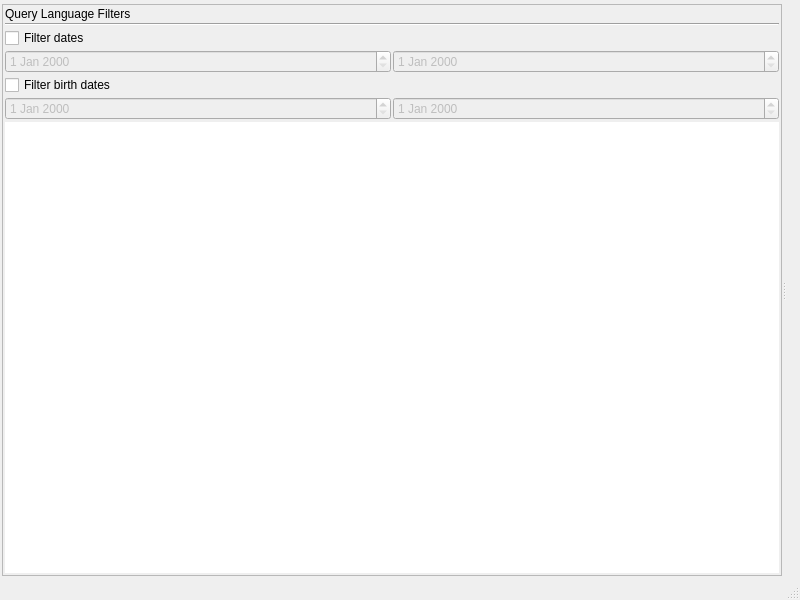
<?xml version="1.0" encoding="UTF-8"?>
<ui version="4.0">
 <class>RclMainBase</class>
 <widget class="QMainWindow" name="RclMainBase">
  <property name="geometry">
   <rect>
    <x>0</x>
    <y>0</y>
    <width>800</width>
    <height>600</height>
   </rect>
  </property>
  <property name="sizePolicy">
   <sizepolicy hsizetype="Preferred" vsizetype="Minimum">
    <horstretch>0</horstretch>
    <verstretch>0</verstretch>
   </sizepolicy>
  </property>
  <property name="windowTitle">
   <string>Recoll</string>
  </property>
  <widget class="QWidget" name="centralwidget">
   <layout class="QGridLayout" name="gridLayout">
    <item row="0" column="0">
     <layout class="QVBoxLayout" name="verticalLayout">
      <item>
       <widget class="SSearch" name="sSearch" native="true">
        <property name="sizePolicy">
         <sizepolicy hsizetype="Expanding" vsizetype="Fixed">
          <horstretch>0</horstretch>
          <verstretch>0</verstretch>
         </sizepolicy>
        </property>
       </widget>
      </item>
      <item>
       <widget class="QSplitter" name="sideFiltersSPLT">
        <property name="orientation">
         <enum>Qt::Horizontal</enum>
        </property>
        <widget class="QFrame" name="frame">
         <property name="frameShape">
          <enum>QFrame::StyledPanel</enum>
         </property>
         <layout class="QVBoxLayout" name="verticalLayoutsidefilt">
          <item>
           <widget class="QLabel" name="sideFilterLBL">
            <property name="text">
             <string>Query Language Filters</string>
            </property>
           </widget>
          </item>
          <item>
           <widget class="Line" name="line2">
            <property name="orientation">
             <enum>Qt::Horizontal</enum>
            </property>
           </widget>
          </item>
          <item>
           <widget class="QCheckBox" name="dateFilterCB">
            <property name="text">
             <string>Filter dates</string>
            </property>
            <property name="checked">
             <bool>false</bool>
            </property>
           </widget>
          </item>
          <item>
           <layout class="QHBoxLayout" name="hLayoutDatesFilter">
            <item>
             <widget class="QDateEdit" name="minDateFilterDTEDT">
              <property name="enabled">
               <bool>false</bool>
              </property>
             </widget>
            </item>
            <item>
             <widget class="QDateEdit" name="maxDateFilterDTEDT">
              <property name="enabled">
               <bool>false</bool>
              </property>
             </widget>
            </item>
           </layout>
          </item>
          <item>
           <widget class="QCheckBox" name="birthDateFilterCB">
            <property name="text">
             <string>Filter birth dates</string>
            </property>
            <property name="checked">
             <bool>false</bool>
            </property>
           </widget>
          </item>
          <item>
           <layout class="QHBoxLayout" name="hLayoutDatesFilter_2">
            <item>
             <widget class="QDateEdit" name="minBirthDateFilterDTEDT">
              <property name="enabled">
               <bool>false</bool>
              </property>
             </widget>
            </item>
            <item>
             <widget class="QDateEdit" name="maxBirthDateFilterDTEDT">
              <property name="enabled">
               <bool>false</bool>
              </property>
             </widget>
            </item>
           </layout>
          </item>
          <item>
           <widget class="QTreeView" name="idxTreeView">
            <property name="frameShape">
             <enum>QFrame::NoFrame</enum>
            </property>
           </widget>
          </item>
         </layout>
        </widget>
        <widget class="QWidget" name="resultsLayoutWidget">
         <layout class="QHBoxLayout" name="resultsHLayout">
          <item>
           <widget class="ResList" name="reslist" native="true">
            <property name="sizePolicy">
             <sizepolicy hsizetype="Preferred" vsizetype="Preferred">
              <horstretch>2</horstretch>
              <verstretch>0</verstretch>
             </sizepolicy>
            </property>
           </widget>
          </item>
         </layout>
        </widget>
       </widget>
      </item>
     </layout>
    </item>
   </layout>
  </widget>
  <widget class="QStatusBar" name="statusbar"/>
  <widget class="QMenuBar" name="MenuBar">
   <property name="geometry">
    <rect>
     <x>0</x>
     <y>0</y>
     <width>800</width>
     <height>32</height>
    </rect>
   </property>
   <addaction name="separator"/>
  </widget>
  <action name="fileExitAction">
   <property name="text">
    <string>E&amp;xit</string>
   </property>
   <property name="shortcut">
    <string>Ctrl+Q</string>
   </property>
   <property name="name" stdset="0">
    <cstring>fileExitAction</cstring>
   </property>
  </action>
  <action name="fileToggleIndexingAction">
   <property name="text">
    <string>Update &amp;index</string>
   </property>
   <property name="name" stdset="0">
    <cstring>fileToggleIndexingAction</cstring>
   </property>
  </action>
  <action name="fileBumpIndexingAction">
   <property name="enabled">
    <bool>false</bool>
   </property>
   <property name="text">
    <string>Trigger incremental pass</string>
   </property>
   <property name="name" stdset="0">
    <cstring>fileBumpIndexingAction</cstring>
   </property>
  </action>
  <action name="fileStartMonitorAction">
   <property name="enabled">
    <bool>true</bool>
   </property>
   <property name="text">
    <string>Start real time indexer</string>
   </property>
   <property name="name" stdset="0">
    <cstring>fileStartMonitorAction</cstring>
   </property>
  </action>
  <action name="fileRebuildIndexAction">
   <property name="text">
    <string>&amp;Rebuild index</string>
   </property>
   <property name="name" stdset="0">
    <cstring>fileRebuildIndexAction</cstring>
   </property>
  </action>
  <action name="fileEraseDocHistoryAction">
   <property name="text">
    <string>&amp;Erase document history</string>
   </property>
   <property name="name" stdset="0">
    <cstring>fileEraseDocHistoryAction</cstring>
   </property>
  </action>
  <action name="fileEraseSearchHistoryAction">
   <property name="text">
    <string>&amp;Erase search history</string>
   </property>
   <property name="name" stdset="0">
    <cstring>fileEraseSearchHistoryAction</cstring>
   </property>
  </action>
  <action name="fileExportSSearchHistoryAction">
   <property name="text">
    <string>E&amp;xport simple search history</string>
   </property>
   <property name="name" stdset="0">
    <cstring>fileExportSSearchHistoryAction</cstring>
   </property>
  </action>
  <action name="showMissingHelpers_Action">
   <property name="text">
    <string>Missing &amp;helpers</string>
   </property>
   <property name="name" stdset="0">
    <cstring>showMissingHelpers_Action</cstring>
   </property>
  </action>
  <action name="showActiveTypes_Action">
   <property name="text">
    <string>Indexed &amp;MIME types</string>
   </property>
   <property name="name" stdset="0">
    <cstring>showActiveTypes_Action</cstring>
   </property>
  </action>
  <action name="helpAbout_RecollAction">
   <property name="text">
    <string>&amp;About Recoll</string>
   </property>
   <property name="name" stdset="0">
    <cstring>helpAbout_RecollAction</cstring>
   </property>
  </action>
  <action name="checkWinVersion_Action">
   <property name="text">
    <string>Check Recoll Web site for current Windows version</string>
   </property>
   <property name="name" stdset="0">
    <cstring>checkWinVersion_Action</cstring>
   </property>
  </action>
  <action name="userManualAction">
   <property name="text">
    <string>&amp;User manual (local, one HTML page)</string>
   </property>
   <property name="name" stdset="0">
    <cstring>userManualAction</cstring>
   </property>
  </action>
  <action name="onlineManualAction">
   <property name="text">
    <string>&amp;Online manual (Recoll Web site)</string>
   </property>
   <property name="name" stdset="0">
    <cstring>onlineManualAction</cstring>
   </property>
  </action>
  <action name="toolsDoc_HistoryAction">
   <property name="icon">
    <iconset resource="recoll.qrc">
     <normaloff>:/images/history.png</normaloff>:/images/history.png</iconset>
   </property>
   <property name="text">
    <string>Document &amp;History</string>
   </property>
   <property name="toolTip">
    <string>Document  History</string>
   </property>
   <property name="name" stdset="0">
    <cstring>toolsDoc_HistoryAction</cstring>
   </property>
  </action>
  <action name="toolsAdvanced_SearchAction">
   <property name="icon">
    <iconset resource="recoll.qrc">
     <normaloff>:/images/asearch.png</normaloff>:/images/asearch.png</iconset>
   </property>
   <property name="text">
    <string>&amp;Advanced Search</string>
   </property>
   <property name="toolTip">
    <string>Assisted complex search</string>
   </property>
   <property name="name" stdset="0">
    <cstring>toolsAdvanced_SearchAction</cstring>
   </property>
  </action>
  <action name="toolsSort_parametersAction">
   <property name="text">
    <string>&amp;Sort parameters</string>
   </property>
   <property name="toolTip">
    <string>Sort parameters</string>
   </property>
   <property name="name" stdset="0">
    <cstring>toolsSort_parametersAction</cstring>
   </property>
  </action>
  <action name="toolsSpellAction">
   <property name="icon">
    <iconset resource="recoll.qrc">
     <normaloff>:/images/spell.png</normaloff>:/images/spell.png</iconset>
   </property>
   <property name="text">
    <string>Term &amp;explorer</string>
   </property>
   <property name="toolTip">
    <string>Term explorer tool</string>
   </property>
   <property name="name" stdset="0">
    <cstring>toolsSpellAction</cstring>
   </property>
  </action>
  <action name="nextPageAction">
   <property name="enabled">
    <bool>false</bool>
   </property>
   <property name="icon">
    <iconset resource="recoll.qrc">
     <normaloff>:/images/nextpage.png</normaloff>:/images/nextpage.png</iconset>
   </property>
   <property name="iconText">
    <string>Next page</string>
   </property>
   <property name="toolTip">
    <string>Next page of results</string>
   </property>
   <property name="shortcut">
    <string>PgDown</string>
   </property>
   <property name="name" stdset="0">
    <cstring>nextPageAction</cstring>
   </property>
  </action>
  <action name="firstPageAction">
   <property name="enabled">
    <bool>false</bool>
   </property>
   <property name="icon">
    <iconset resource="recoll.qrc">
     <normaloff>:/images/firstpage.png</normaloff>:/images/firstpage.png</iconset>
   </property>
   <property name="iconText">
    <string>First page</string>
   </property>
   <property name="toolTip">
    <string>Go to first page of results</string>
   </property>
   <property name="shortcut">
    <string>Shift+PgUp</string>
   </property>
   <property name="name" stdset="0">
    <cstring>firstPageAction</cstring>
   </property>
  </action>
  <action name="prevPageAction">
   <property name="enabled">
    <bool>false</bool>
   </property>
   <property name="icon">
    <iconset resource="recoll.qrc">
     <normaloff>:/images/prevpage.png</normaloff>:/images/prevpage.png</iconset>
   </property>
   <property name="iconText">
    <string>Previous page</string>
   </property>
   <property name="toolTip">
    <string>Previous page of results</string>
   </property>
   <property name="shortcut">
    <string>PgUp</string>
   </property>
   <property name="name" stdset="0">
    <cstring>prevPageAction</cstring>
   </property>
  </action>
  <action name="indexConfigAction">
   <property name="text">
    <string>&amp;Index configuration</string>
   </property>
   <property name="name" stdset="0">
    <cstring>indexConfigAction</cstring>
   </property>
  </action>
  <action name="pTransAction">
   <property name="text">
    <string>Path translations</string>
   </property>
   <property name="name" stdset="0">
    <cstring>pTransAction</cstring>
   </property>
  </action>
  <action name="indexScheduleAction">
   <property name="text">
    <string>Indexing &amp;schedule</string>
   </property>
   <property name="name" stdset="0">
    <cstring>indexScheduleAction</cstring>
   </property>
  </action>
  <action name="queryPrefsAction">
   <property name="text">
    <string>&amp;GUI configuration</string>
   </property>
   <property name="name" stdset="0">
    <cstring>queryPrefsAction</cstring>
   </property>
  </action>
  <action name="extIdxAction">
   <property name="text">
    <string>E&amp;xternal index dialog</string>
   </property>
   <property name="iconText">
    <string>External index dialog</string>
   </property>
   <property name="name" stdset="0">
    <cstring>extIdxAction</cstring>
   </property>
  </action>
  <action name="enbSynAction">
   <property name="checkable">
    <bool>true</bool>
   </property>
   <property name="text">
    <string>Enable synonyms</string>
   </property>
   <property name="iconText">
    <string>Enable synonyms</string>
   </property>
   <property name="name" stdset="0">
    <cstring>enbSynAction</cstring>
   </property>
  </action>
  <action name="toggleFullScreenAction">
   <property name="text">
    <string>&amp;Full Screen</string>
   </property>
   <property name="iconText">
    <string>Full Screen</string>
   </property>
   <property name="shortcut">
    <string>F11</string>
   </property>
   <property name="name" stdset="0">
    <cstring>toggleFullScreenAction</cstring>
   </property>
  </action>
  <action name="zoomInAction">
   <property name="text">
    <string>Increase results text font size</string>
   </property>
   <property name="iconText">
    <string>Increase Font Size</string>
   </property>
   <property name="name" stdset="0">
    <cstring>zoomInAction</cstring>
   </property>
  </action>
  <action name="zoomOutAction">
   <property name="text">
    <string>Decrease results text font size</string>
   </property>
   <property name="iconText">
    <string>Decrease Font Size</string>
   </property>
   <property name="name" stdset="0">
    <cstring>zoomOutAction</cstring>
   </property>
  </action>
  <action name="actionSortByDateAsc">
   <property name="checkable">
    <bool>true</bool>
   </property>
   <property name="enabled">
    <bool>false</bool>
   </property>
   <property name="icon">
    <iconset resource="recoll.qrc">
     <normaloff>:/images/up.png</normaloff>:/images/up.png</iconset>
   </property>
   <property name="text">
    <string>Sort by date, oldest first</string>
   </property>
   <property name="toolTip">
    <string>Sort by dates from oldest to newest</string>
   </property>
  </action>
  <action name="actionSortByDateDesc">
   <property name="checkable">
    <bool>true</bool>
   </property>
   <property name="enabled">
    <bool>false</bool>
   </property>
   <property name="icon">
    <iconset resource="recoll.qrc">
     <normaloff>:/images/down.png</normaloff>:/images/down.png</iconset>
   </property>
   <property name="text">
    <string>Sort by date, newest first</string>
   </property>
   <property name="toolTip">
    <string>Sort by dates from newest to oldest</string>
   </property>
  </action>
  <action name="actionShowQueryDetails">
   <property name="text">
    <string>Show Query Details</string>
   </property>
  </action>
  <action name="actionShowResultsAsTable">
   <property name="checkable">
    <bool>true</bool>
   </property>
   <property name="icon">
    <iconset resource="recoll.qrc">
     <normaloff>:/images/table.png</normaloff>:/images/table.png</iconset>
   </property>
   <property name="text">
    <string>Show as table</string>
   </property>
   <property name="toolTip">
    <string>Show results in a spreadsheet-like table</string>
   </property>
  </action>
  <action name="actionSaveResultsAsCSV">
   <property name="text">
    <string>Save as CSV (spreadsheet) file</string>
   </property>
   <property name="toolTip">
    <string>Saves the result into a file which you can load in a spreadsheet</string>
   </property>
  </action>
  <action name="actionNext_Page">
   <property name="text">
    <string>Next Page</string>
   </property>
  </action>
  <action name="actionPrevious_Page">
   <property name="text">
    <string>Previous Page</string>
   </property>
  </action>
  <action name="actionFirst_Page">
   <property name="text">
    <string>First Page</string>
   </property>
  </action>
  <action name="actionQuery_Fragments">
   <property name="icon">
    <iconset resource="recoll.qrc">
     <normaloff>:/images/code-block.png</normaloff>:/images/code-block.png</iconset>
   </property>
   <property name="text">
    <string>Query Fragments</string>
   </property>
  </action>
  <action name="fileRetryFailedAction">
   <property name="checkable">
    <bool>true</bool>
   </property>
   <property name="text">
    <string>    With failed files retrying</string>
   </property>
   <property name="toolTip">
    <string>Next update will retry previously failed files</string>
   </property>
   <property name="name" stdset="0">
    <cstring>fileToggleIndexingAction</cstring>
   </property>
  </action>
  <action name="actionSave_last_query">
   <property name="text">
    <string>Save last query</string>
   </property>
  </action>
  <action name="actionLoad_saved_query">
   <property name="text">
    <string>Load saved query</string>
   </property>
  </action>
  <action name="actionSpecial_Indexing">
   <property name="text">
    <string>Special Indexing</string>
   </property>
   <property name="toolTip">
    <string>Indexing with special options</string>
   </property>
  </action>
  <action name="actionSwitch_Config">
   <property name="text">
    <string>Switch Configuration...</string>
   </property>
   <property name="toolTip">
    <string>Choose another configuration to run on, replacing this process</string>
   </property>
  </action>
  <action name="actionShow_index_statistics">
   <property name="text">
    <string>Index &amp;statistics</string>
   </property>
  </action>
  <action name="actionWebcache_Editor">
   <property name="text">
    <string>Webcache Editor</string>
   </property>
  </action>
 </widget>
 <layoutdefault spacing="2" margin="2"/>
 <customwidgets>
  <customwidget>
   <class>SSearch</class>
   <extends>QWidget</extends>
   <header>ssearch_w.h</header>
  </customwidget>
  <customwidget>
   <class>ResList</class>
   <extends>QWidget</extends>
   <header>reslist.h</header>
  </customwidget>
 </customwidgets>
 <includes>
  <include location="local">ssearch_w.h</include>
  <include location="local">reslist.h</include>
 </includes>
 <resources>
  <include location="recoll.qrc"/>
 </resources>
 <connections/>
</ui>
